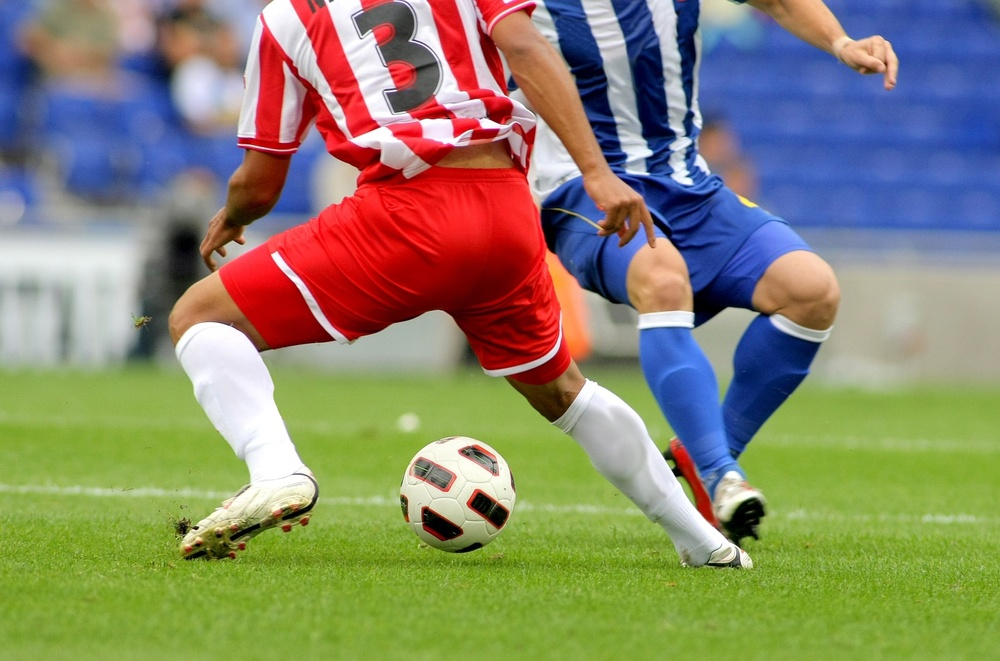
#> input picture soccer.jpg, 1000 x 661 px, shrunk from 1434 x 948 before the run
$ python '반전.py'
#> lines starting #> are read from the running program, lines starting #| are printed output that depends on the picture
import cv2 as cv
import sys

img = cv.imread('soccer.jpg')
#> img is the input picture: shape (661, 1000, 3); mean B, G, R 107.3, 133.3, 136.8

gray=cv.cvtColor(img, cv.COLOR_BGR2GRAY)
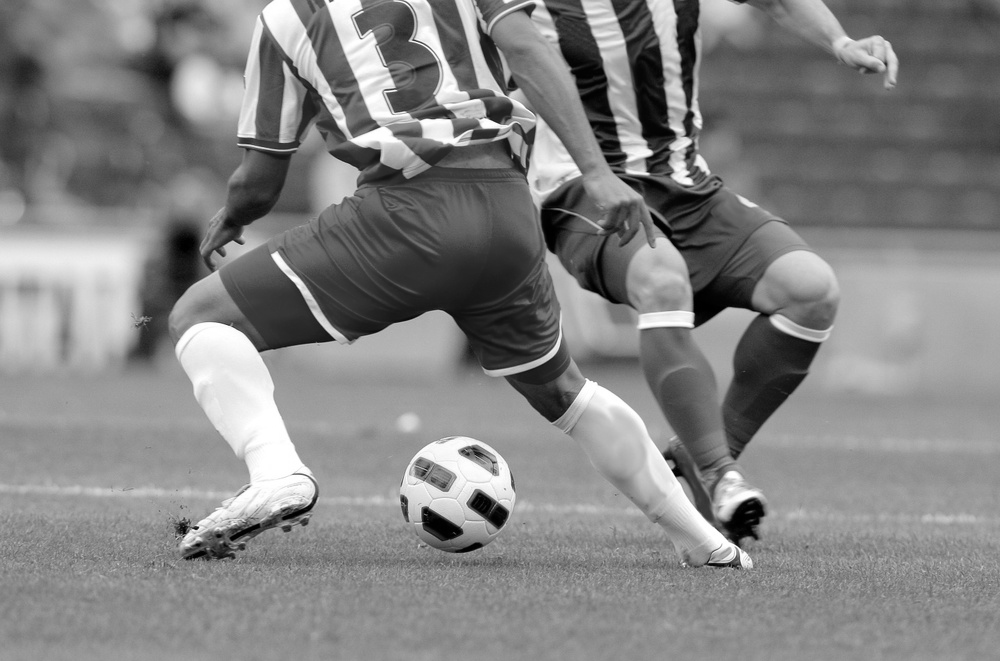
#> gray: shape (661, 1000); min 0, max 255, mean 131.4

out = img.copy()
out = 255-out
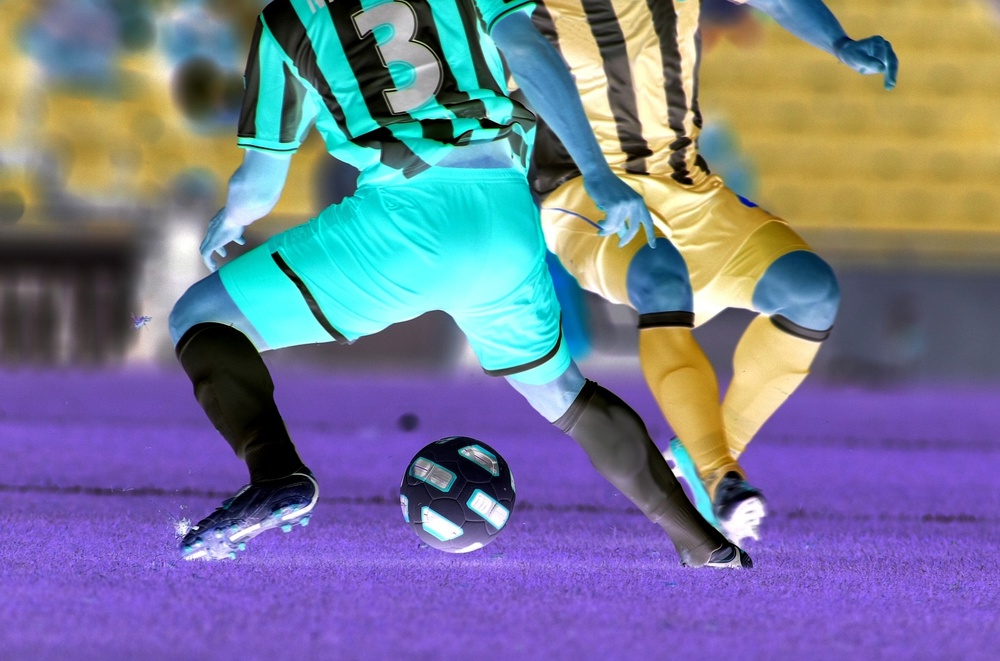
#> out: shape (661, 1000, 3); mean B, G, R 147.7, 121.7, 118.2
cv.imshow('gray', out)
cv.waitKey()
cv.destroyAllWindows()
